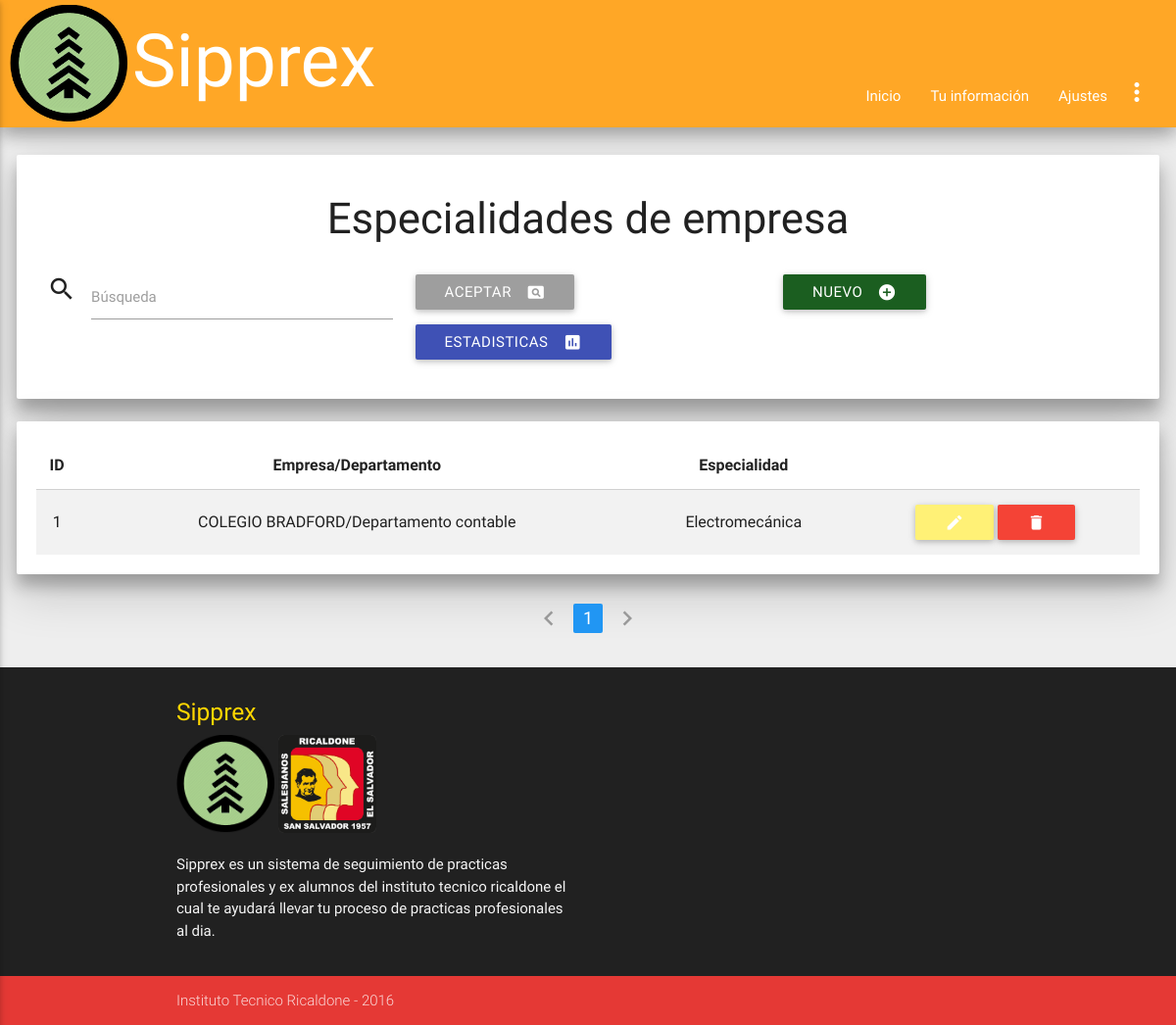
/admin/empresaes_read.php (signed in), run on the app's committed database.
### tables this page shows
CREATE TABLE `espeempresa` (
  `id_espeempresa` int(11) NOT NULL,
  `empresa` int(11) NOT NULL,
  `especialidad` int(11) NOT NULL
);

CREATE TABLE `empresas` (
  `id_empresa` int(11) NOT NULL,
  `nombre_empresa` varchar(83) NOT NULL,
  `rubro` varchar(73) NOT NULL,
  `direccion` varchar(158) NOT NULL,
  `telefono` int(9) NOT NULL,
  `contacto` varchar(50) NOT NULL,
  `correo` varchar(49) NOT NULL,
  `codigo_empresa` varchar(30) DEFAULT NULL,
  `contraseña_empre` varchar(100) DEFAULT NULL
);

CREATE TABLE `departamentosempre` (
  `id_depar` int(7) NOT NULL,
  `departamento` varchar(25) NOT NULL,
  `encargado` varchar(30) DEFAULT NULL,
  `telefono_encargado` varchar(18) DEFAULT NULL,
  `empresa` int(11) DEFAULT NULL
);

CREATE TABLE `especialidades` (
  `id_especialidad` int(2) NOT NULL,
  `especialidad` varchar(30) DEFAULT NULL
);

### bibliotecas/conexion.php (called while the page is built, shortened)
<?php
class Database
{
    private static $connection;
    private static function connect()
    {
        $server = 'localhost';
        $database = 'ssppea';
        $username = 'admin_sipprex';
        $password = 'sipprexricaldone';
        $options = array(PDO::MYSQL_ATTR_INIT_COMMAND => "set names utf8");
        self::$connection = null;
        try
        {
            self::$connection = new PDO("mysql:host=".$server."; dbname=".$database, $username, $password, $options);
            self::$connection->setAttribute(PDO::ATTR_ERRMODE, PDO::ERRMODE_EXCEPTION);
        }
        catch(PDOException $exception)
        {
            die($exception->getMessage());
        }
    }
    private static function desconnect()
    {
        self::$connection = null;
    }
    public static function getRow($query, $values)
    {
        $statement = self::$connection->prepare($query);
        $statement->execute($values);
        return $statement->fetch(PDO::FETCH_BOTH);
    }
    public static function getRows($query, $values)
    {
        $statement = self::$connection->prepare($query);
        $statement->execute($values);
        return $statement->fetchAll(PDO::FETCH_BOTH);
    }
}
?>

### admin/empresaes_read.php (the view, shortened to what this page needs)
<html>
  <?php
  require("../bibliotecas/conexion.php");
   ?>
    <head>
      <?php
      include("../inc/styles.php");
      ?>
    </head>
<body class='grey lighten-3'>
<?php
include("../inc/nav.php");
?>
<div class='card-panel paneles z-depth-3'>
<div class="titulo">
			<h3>Especialidades de empresa</h3>
	</div>
    <form method='post' autocomplete="off" class='row'>
        <div class='input-field col s6 m4'>
            <i class='material-icons prefix'>search</i>
            <input id='buscar' type='text' name='buscar' class='validate'/>
            <label for='buscar'>Búsqueda</label>
        </div>
        <div class='input-field col s6 m4'>
            <button type='submit' class='btn grey left'><i class='material-icons right'>pageview</i>Aceptar</button>
        </div>
        <div class='input-field col s12 m4'>
            <a href='empresaes_save.php' class='btn  green darken-4'><i class='material-icons right'>add_circle</i>Nuevo</a>
        </div>
        <div class='input-field col s12 m4'>
			<a href='estadisticas.php#espesoli' class='btn indigo'><i class='material-icons right'>insert_chart</i>Estadisticas</a>
		</div>
    </form>
</div>
<div class='card-panel paneles z-depth-3'>
<?php
$page = null;
if($page == null) {
    $page = 1;
}
if($page == "" || $page == "1")
{
    $page1 = 0;
}
else {
    $page1 = ($page*20)-20;
}
if(!empty($_POST))
{
	$search = strip_tags(trim($_POST['buscar']));
	$sql = "SELECT id_espeempresa, especialidades.especialidad, empresas.nombre_empresa, departamentosempre.departamento FROM espeempresa, empresas, especialidades, departamentosempre WHERE espeempresa.empresa = departamentosempre.id_depar AND departamentosempre.empresa = empresas.id_empresa AND espeempresa.especialidad = especialidades.id_especialidad AND empresa LIKE ? ORDER BY empresas.nombre_empresa LIMIT $page1,20";
	$params = array("%$search%");
}
else
{
	$sql = "SELECT id_espeempresa, especialidades.especialidad, empresas.nombre_empresa, departamentosempre.departamento FROM espeempresa, empresas, especialidades, departamentosempre WHERE  espeempresa.empresa = departamentosempre.id_depar AND departamentosempre.empresa = empresas.id_empresa AND espeempresa.especialidad = especialidades.id_especialidad ORDER BY empresas.nombre_empresa LIMIT $page1,20";
	$params = null;
}
$data = Database::getRows($sql, $params);
if($data != null)
{
	$tabla = 	"<table class='centered striped'>
					<thead>
			    		<tr>
				    		<th>ID</th>
				    		<th>Empresa/Departamento</th>
				    		<th>Especialidad</th>
			    		</tr>
		    		</thead>
		    		<tbody>";
		foreach($data as $row)
		{
	        $tabla .=	"<tr>
	            			<td>".htmlspecialchars($row['id_espeempresa'])."</td>
	            			<td>".htmlspecialchars($row['nombre_empresa'])."/".htmlspecialchars($row['departamento'])."</td>
	            			<td>".htmlspecialchars($row['especialidad'])."</td>
	            			<td>
	            				<a href='empresaes_save.php?id=".base64_encode(htmlspecialchars($row['id_espeempresa']))."' class='btn  yellow lighten-2'><i class='material-icons'>edit</i></a>
								<a href='empresaes_delete.php?id=".base64_encode(htmlspecialchars($row['id_espeempresa']))."' class='btn red'><i class='material-icons'>delete</i></a>
							</td>
	        			</tr>";
		}
		$tabla .= 	"</tbody>
    			</table>";
	print($tabla);
}
else
{
	print("<div class='card-panel red'><i class='material-icons left'>warning</i>No hay registros de empresas.</div>");
}
?>
</div>
<ul class="pagination center-align">
	<?php
	$cons2 = ("SELECT COUNT(id_espeempresa) FROM espeempresa");
            $parametros = null;
            $filas = Database::getRow($cons2, $parametros);
            $filas = $filas[0]/20;
            $filas = ceil($filas);
                if($page == 1)
                {
                    $pagi = "<li class='disabled'><a><i class='material-icons'>chevron_left</i></a></li>";
                }
                else {
                    $page2 = $page - 1;
                    $pagi = "<li class='waves-efect'><a href='empresaes_read.php?page=".base64_encode($page2)."'><i class='material-icons'>chevron_left</i></a></li>";
                }
                for($i = 1; $i<=$filas; $i++) {
                    if($page==$i)
                    {
                     $pagi .= "<li class='active blue'><a href='empresaes_read.php?page=".base64_encode($i)."'>$i</a></li>";
                    }
                    else{
                        $pagi .= "<li class='waves-effect'><a href='empresaes_read.php?page=".base64_encode($i)."'>$i</a></li>";
                    }
                }
                if($page == $filas)
                {
                    $pagi .= "<li class='disabled'><a><i class='material-icons'>chevron_right</i></a></li>";
                }
                else {
                    $page2 = $page + 1;
                    $pagi .= "<li class='waves-efect'><a href='empresaes_read.php?page=".base64_encode($page2)."'><i class='material-icons'>chevron_right</i></a></li>";
                }
                print($pagi);
	?>
</ul>
<?php
include("../inc/footer.php");
?>
	</body>
</html>

### css/dropdown-width.css (style rules this page uses)
body { display: flex; min-height: 100vh; flex-direction: column; }
nav, a, img, ul, li { transition: all 0.5s; -moz-transition: all 0.5s; -webkit-transition: all 0.5s; -o-transition: all 0.5s; }

### css/css.css (style rules this page uses)
.paneles { margin-left: 1.4%; margin-right: 1.4%; }
.titulo { text-align: center; }

### data on the page
espeempresa: id_espeempresa "1", empresas.nombre_empresa "COLEGIO BRADFORD", empresa.departamento "Departamento contable", especialidad.especialidad "Electromecánica"
